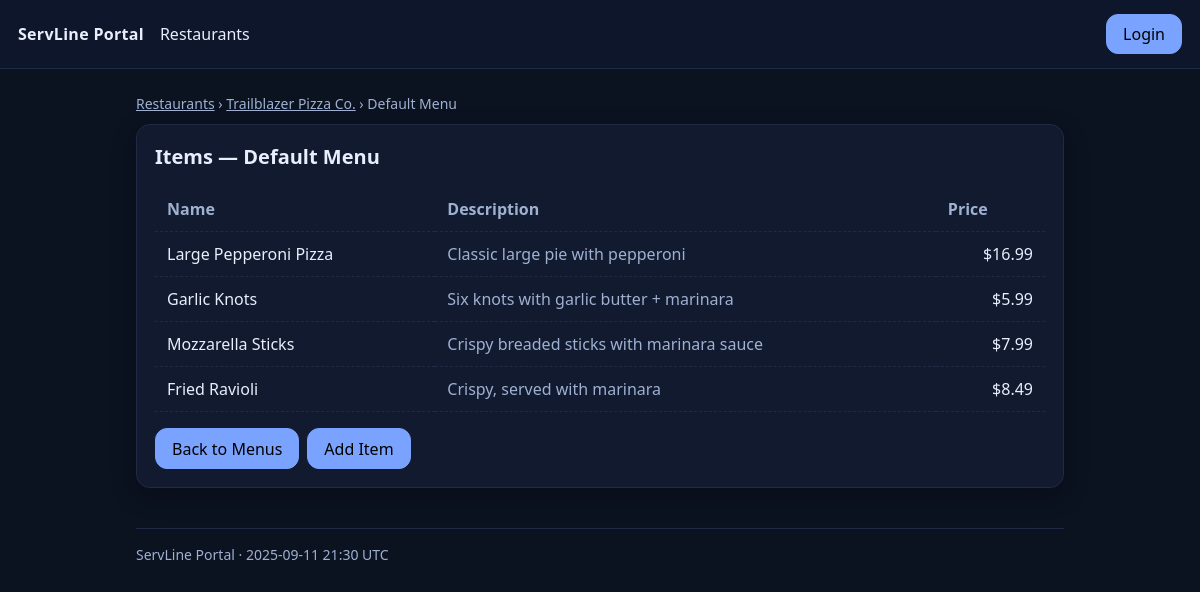
Page /menus/1/items on the earlier database version.
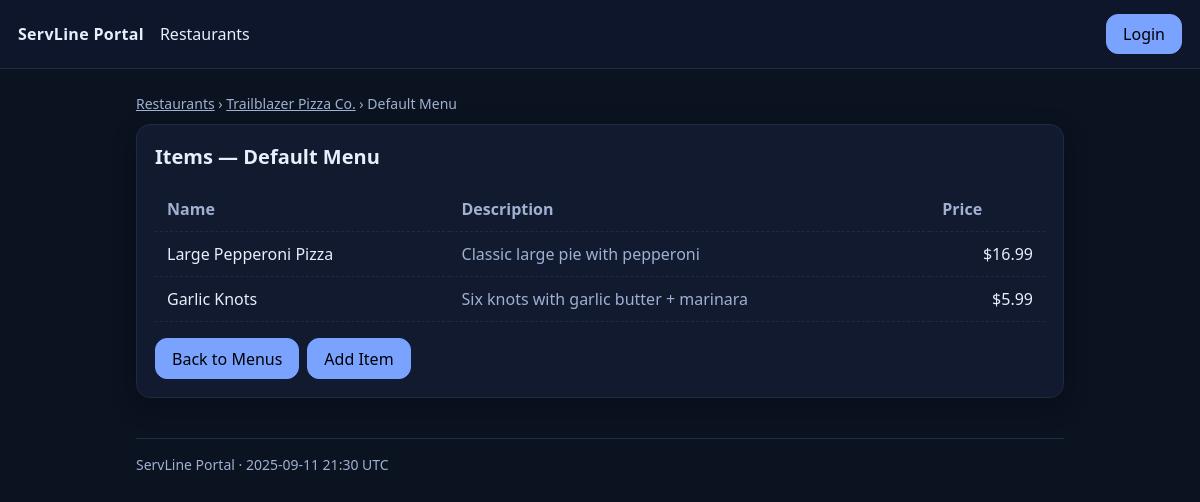
Same page on the later database version.
### tables this page shows
CREATE TABLE restaurants (
  id INTEGER PRIMARY KEY AUTOINCREMENT,
  name TEXT NOT NULL,
  phone TEXT,
  address TEXT,
  active INTEGER NOT NULL DEFAULT 1,
  created_at TEXT NOT NULL DEFAULT (datetime('now'))
);

CREATE TABLE menus (
  id INTEGER PRIMARY KEY AUTOINCREMENT,
  restaurant_id INTEGER NOT NULL,
  name TEXT NOT NULL,
  active INTEGER NOT NULL DEFAULT 1,
  created_at TEXT NOT NULL DEFAULT (datetime('now')),
  FOREIGN KEY (restaurant_id) REFERENCES restaurants(id) ON DELETE CASCADE
);

CREATE TABLE menu_items (
  id INTEGER PRIMARY KEY AUTOINCREMENT,
  menu_id INTEGER NOT NULL,
  name TEXT NOT NULL,
  description TEXT,
  price_cents INTEGER NOT NULL,
  is_available INTEGER NOT NULL DEFAULT 1,
  created_at TEXT NOT NULL DEFAULT (datetime('now')),
  FOREIGN KEY (menu_id) REFERENCES menus(id) ON DELETE CASCADE
);

### portal/app.py (the view)
@app.get("/menus/<int:menu_id>/items")
def items_page(menu_id):
    with db_connect() as conn:
        menu = conn.execute("SELECT * FROM menus WHERE id=?", (menu_id,)).fetchone()
        if not menu:
            abort(404)
        rest = conn.execute("SELECT * FROM restaurants WHERE id=?", (menu["restaurant_id"],)).fetchone()
        items = conn.execute(
            "SELECT * FROM menu_items WHERE menu_id=? AND is_available=1 ORDER BY id", (menu_id,),
        ).fetchall()
        return render_template("items.html", restaurant=rest, menu=menu, items=items)

### portal/app.py (called while the page is built)
@app.context_processor
def inject_globals():
    return {
        "now": datetime.utcnow().strftime("%Y-%m-%d %H:%M UTC"),
        "show_admin": bool(session.get("user")),
    }

def db_connect():
    conn = sqlite3.connect(DB_PATH)
    conn.row_factory = sqlite3.Row
    conn.execute("PRAGMA foreign_keys = ON;")
    return conn

### portal/templates/items.html (shortened to what this page needs)
{% extends "base.html" %}
{% block content %}
  <p class="crumbs">
    <a href="/restaurants" class="underline">Restaurants</a> ›
    <a href="/restaurants/{{ restaurant.id }}/menus" class="underline">{{ restaurant.name }}</a> ›
    {{ menu.name }}
  </p>
  <section class="card">
    <h1 class="text-xl font-semibold mb-4">Items — {{ menu.name }}</h1>
    {% if items %}
      <table class="table">
        <thead>
          <tr>
            <th>Name</th>
            <th>Description</th>
            <th class="text-right">Price</th>
          </tr>
        </thead>
        <tbody>
          {% for it in items %}
            <tr>
              <td>{{ it.name }}</td>
              <td class="muted">
                {% if it.description %}{{ it.description }}{% else %}<span class="muted">—</span>{% endif %}
              </td>
              <td class="text-right">${{ '%.2f'|format(it.price_cents/100) }}</td>
            </tr>
          {% endfor %}
        </tbody>
      </table>
    {% else %}
      <p class="muted">No items found for this menu.</p>
    {% endif %}
    <div class="mt-4 flex gap-2">
      <a href="/restaurants/{{ restaurant.id }}/menus" class="btn btn-primary">Back to Menus</a>
      <a href="/menus/{{ menu.id }}/items/new" class="btn btn-primary">Add Item</a>
    </div>
  </section>
{% endblock %}

### portal/templates/base.html (shortened to what this page needs)
<!doctype html>
<html lang="en">
  <head>
    <script src="https://cdn.tailwindcss.com"></script>
  </head>
  <body class="bg-bg text-ink">
    <div class="nav">
      <div class="brand"><a href="/">ServLine Portal</a></div>
      <div><a href="/restaurants" class="hover:underline">Restaurants</a></div>
      <div class="ml-auto">
        {% if session.get('user') %}
          <form method="post" action="/logout" style="display:inline">
            <button class="btn btn-secondary">Logout</button>
          </form>
        {% else %}
          <a href="/login" class="btn btn-primary">Login</a>
        {% endif %}
      </div>
    </div>
    <main class="wrap">
      {% block content %}{% endblock %}
    </main>
    <footer class="wrap mt-10 mb-6 text-sm text-muted">
      <div class="border-t border-line pt-4">
        ServLine Portal · {{ now|default('') }}
      </div>
    </footer>
  </body>
</html>

### portal/templates/base.html (style rules this page uses)
:root { --bg:#0b1220; --panel:#111a2f; --ink:#e8eefc; --muted:#9fb0d1; --line:#1f2a44; }
* { box-sizing: border-box; }
html,body { height:100%; margin:0; font-family:system-ui,-apple-system,Segoe UI,Roboto,Helvetica,Arial,sans-serif; background:var(--bg); color:var(--ink); }
a { color:#b7cdfb; text-decoration:none; }
.nav { display:flex; gap:16px; align-items:center; padding:14px 18px; border-bottom:1px solid var(--line); background:#0d162b; position:sticky; top:0; z-index:50; }
.brand { font-weight:700; letter-spacing:.3px; }
.wrap { max-width:960px; margin:24px auto; padding:0 16px; }
.card { background:var(--panel); border:1px solid var(--line); border-radius:14px; padding:18px; box-shadow:0 8px 24px rgba(0,0,0,.25); }
.crumbs { color:var(--muted); margin:0 0 10px; font-size:14px; }
h1,h2 { margin:0 0 10px; }
.muted { color:var(--muted); }
.ml-auto { margin-left: auto; }
.btn, button, input[type="submit"] { display: inline-block; font-weight: 500; padding: 0.45rem 1rem; border-radius: 0.75rem; border: 1px solid var(--line); background: var(--panel); color: #000; transition: background 0.2s, color 0.2s, border-color 0.2s; }
.btn-primary { background: #7aa2ff; border-color: #7aa2ff; color: #000; }
table.table { width:100%; border-collapse: collapse; }
.table th, .table td { padding: 10px 12px; border-bottom: 1px dashed var(--line); }
.table th { text-align: left; color: var(--muted); font-weight: 600; }

Differences in the rows shown:
removed menu_items: name "Mozzarella Sticks", description "Crispy breaded sticks with marinara sauce", it.price_cents/100 "7.99"
removed menu_items: name "Fried Ravioli", description "Crispy, served with marinara", it.price_cents/100 "8.49"
